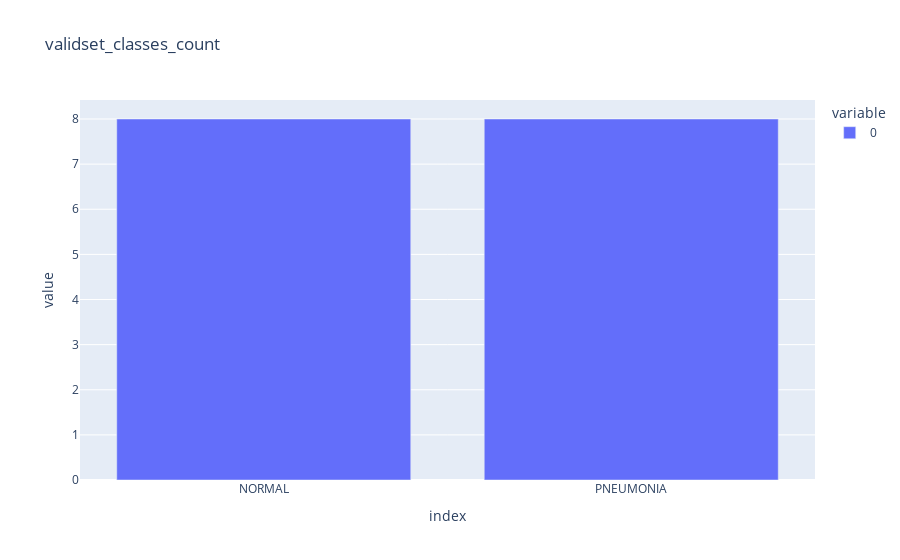

Notebook code for this chart:
### Code cell
validset_class_count = get_class_count(validset,name = 'validset_classes_count')
plot_class_count(validset_class_count,name = 'validset_classes_count')

### Figure 1 — Plotly figure (JSON) as saved in the notebook; plotly's stock layout.template omitted (floating-point values rounded to 4 significant figures)
{"data": [{"alignmentgroup": "True", "hovertemplate": "variable=0<br>index=%{x}<br>value=%{y}<extra></extra>", "legendgroup": "0", "marker": {"color": "#636efa", "pattern": {"shape": ""}}, "name": "0", "offsetgroup": "0", "orientation": "v", "showlegend": true, "textposition": "auto", "type": "bar", "x": ["NORMAL", "PNEUMONIA"], "xaxis": "x", "y": [8, 8], "yaxis": "y"}], "layout": {"barmode": "relative", "legend": {"title": {"text": "variable"}, "tracegroupgap": 0}, "title": {"text": "validset_classes_count"}, "xaxis": {"anchor": "y", "domain": [0, 1], "title": {"text": "index"}}, "yaxis": {"anchor": "x", "domain": [0, 1], "title": {"text": "value"}}}}
